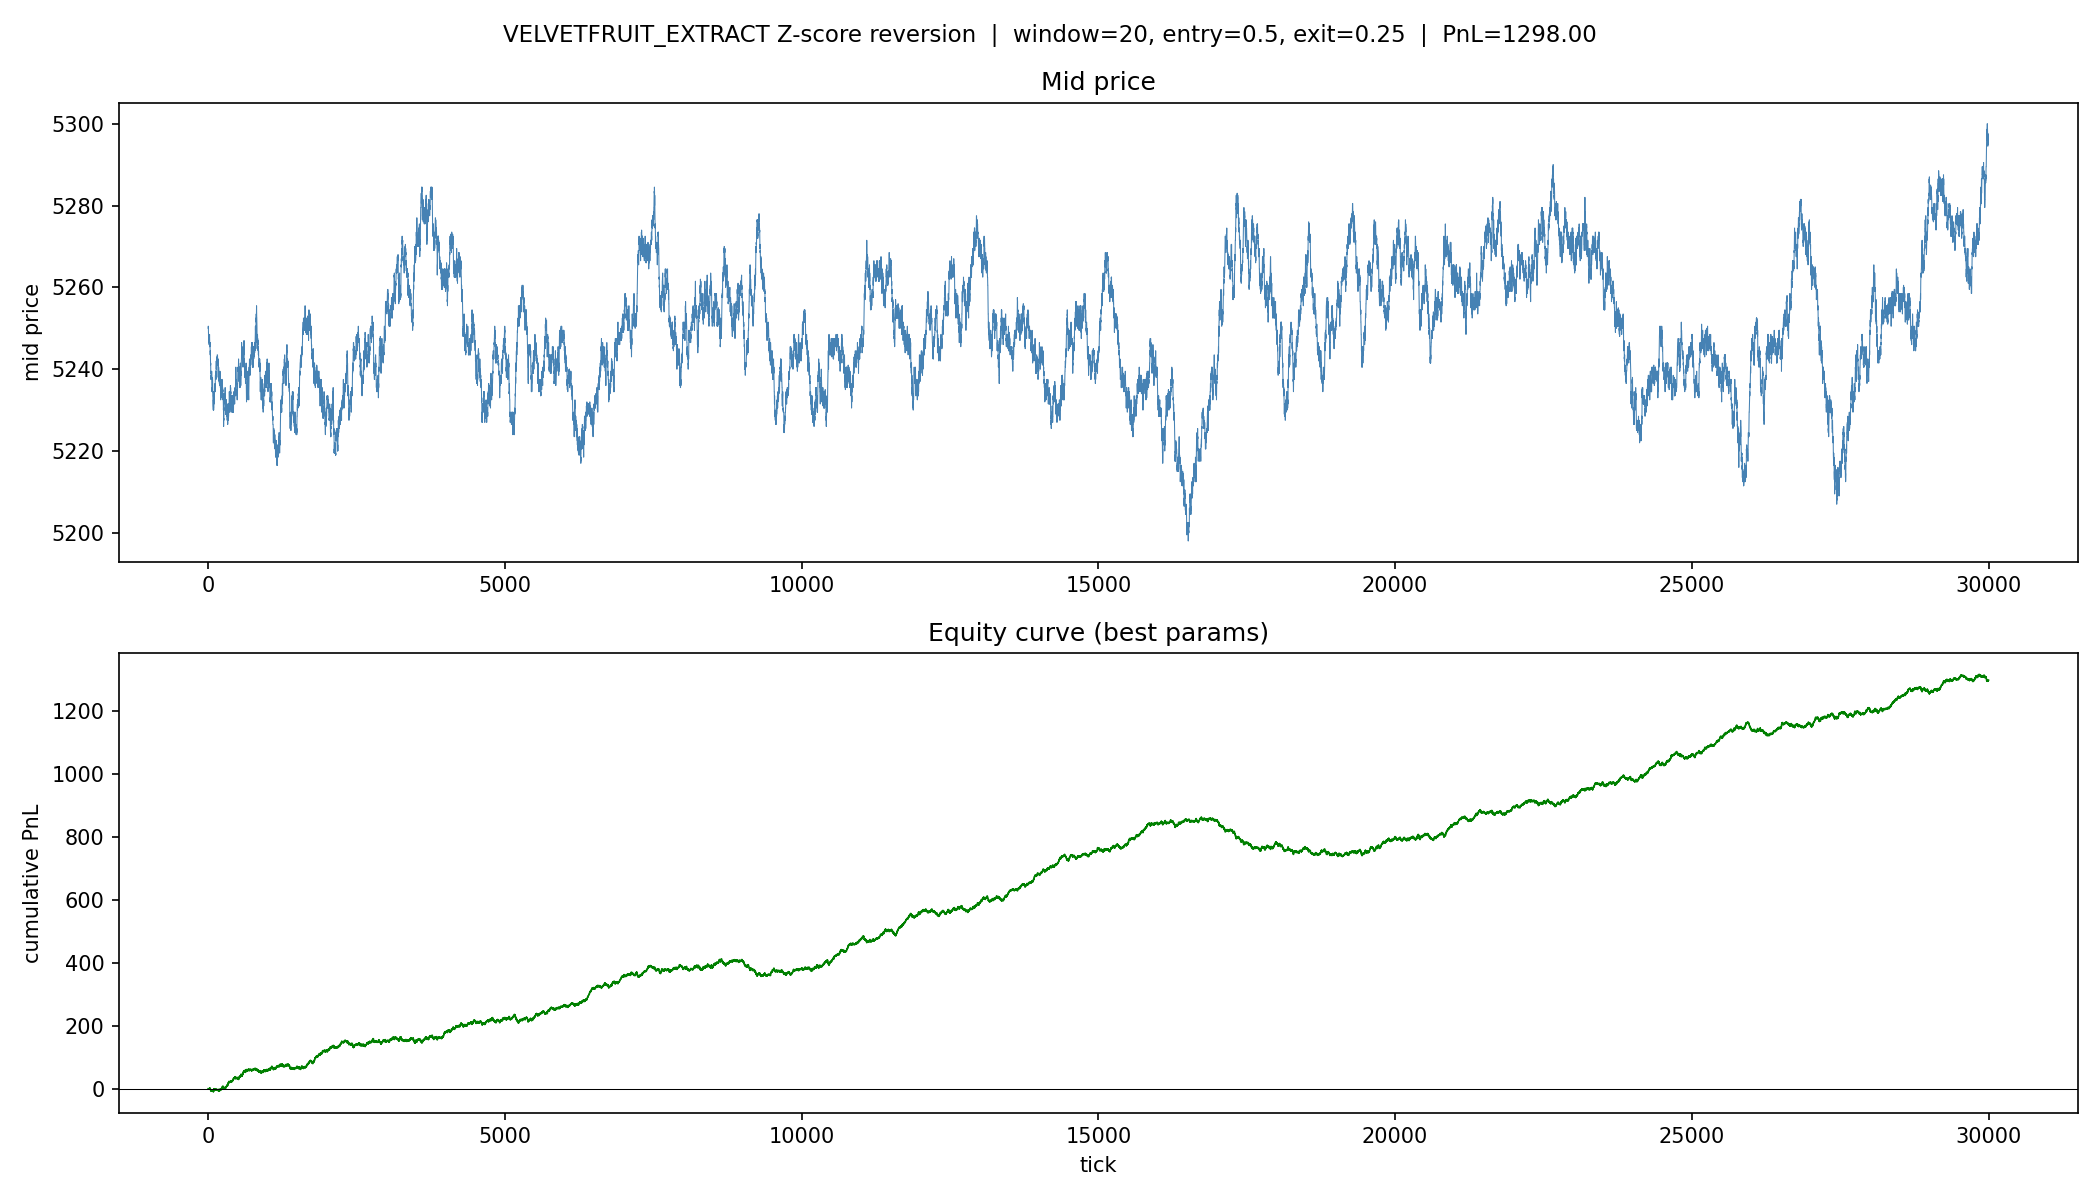

The script that saved this image:
import numpy as np
import pandas as pd
import matplotlib.pyplot as plt
from pathlib import Path
from itertools import product as iproduct

DATA_DIR = Path(__file__).parent.parent / "data"
PRICE_FILES = sorted(DATA_DIR.glob("prices_round_3_day_*.csv"))


def load() -> np.ndarray:
    dfs = []
    for f in PRICE_FILES:
        df = pd.read_csv(f, sep=";")
        dfs.append(df[df["product"] == "VELVETFRUIT_EXTRACT"])
    data = pd.concat(dfs, ignore_index=True)
    data = data.sort_values(["day", "timestamp"]).reset_index(drop=True)
    return data["mid_price"].values


def simulate(prices, window, entry, exit_z, max_pos=1):
    """
    Z-score mean reversion sim.
    Buy when z < -entry, sell short when z > entry.
    Close when z crosses exit_z toward 0.
    Returns total PnL.
    """
    n = len(prices)
    pnl = 0.0
    position = 0   # +1 long, -1 short, 0 flat
    entry_price = 0.0

    for i in range(window, n):
        window_prices = prices[i - window:i]
        mu = window_prices.mean()
        sigma = window_prices.std()
        if sigma < 1e-9:
            continue
        z = (prices[i] - mu) / sigma

        if position == 0:
            if z < -entry:
                position = 1
                entry_price = prices[i]
            elif z > entry:
                position = -1
                entry_price = prices[i]
        elif position == 1:
            if z >= -exit_z:
                pnl += prices[i] - entry_price
                position = 0
        elif position == -1:
            if z <= exit_z:
                pnl += entry_price - prices[i]
                position = 0

    # close any open position at end
    if position == 1:
        pnl += prices[-1] - entry_price
    elif position == -1:
        pnl += entry_price - prices[-1]

    return pnl


def grid_search(prices):
    windows = [20, 50, 100, 200, 400]
    entries = [0.5, 1.0, 1.5, 2.0, 2.5, 3.0]
    exits   = [0.0, 0.1, 0.25, 0.5]

    results = []
    for w, en, ex in iproduct(windows, entries, exits):
        if ex >= en:
            continue
        p = simulate(prices, w, en, ex)
        results.append((p, w, en, ex))

    results.sort(reverse=True)
    return results


def equity_curve(prices, window, entry, exit_z):
    n = len(prices)
    equity = []
    pnl = 0.0
    position = 0
    entry_price = 0.0

    for i in range(n):
        if i >= window:
            window_prices = prices[i - window:i]
            mu = window_prices.mean()
            sigma = window_prices.std()
            if sigma > 1e-9:
                z = (prices[i] - mu) / sigma
                if position == 0:
                    if z < -entry:
                        position = 1
                        entry_price = prices[i]
                    elif z > entry:
                        position = -1
                        entry_price = prices[i]
                elif position == 1:
                    if z >= -exit_z:
                        pnl += prices[i] - entry_price
                        position = 0
                elif position == -1:
                    if z <= exit_z:
                        pnl += entry_price - prices[i]
                        position = 0
        mark = 0.0
        if position == 1:
            mark = prices[i] - entry_price
        elif position == -1:
            mark = entry_price - prices[i]
        equity.append(pnl + mark)

    return np.array(equity)


def main():
    prices = load()
    print(f"Loaded {len(prices)} ticks")

    results = grid_search(prices)

    print("\nTop 10 parameter sets:")
    print(f"{'PnL':>10}  {'window':>8}  {'entry_z':>8}  {'exit_z':>8}")
    for pnl, w, en, ex in results[:10]:
        print(f"{pnl:10.2f}  {w:8d}  {en:8.2f}  {ex:8.2f}")

    best_pnl, best_w, best_en, best_ex = results[0]
    print(f"\nBest: window={best_w}, entry={best_en}, exit={best_ex}, PnL={best_pnl:.2f}")

    eq = equity_curve(prices, best_w, best_en, best_ex)

    fig, axes = plt.subplots(2, 1, figsize=(14, 8))
    fig.suptitle(
        f"VELVETFRUIT_EXTRACT Z-score reversion  |  window={best_w}, entry={best_en}, exit={best_ex}  |  PnL={best_pnl:.2f}",
        fontsize=11
    )

    axes[0].plot(prices, linewidth=0.5, color="steelblue")
    axes[0].set_ylabel("mid price")
    axes[0].set_title("Mid price")

    axes[1].plot(eq, linewidth=0.8, color="green")
    axes[1].axhline(0, color="black", linewidth=0.5)
    axes[1].set_ylabel("cumulative PnL")
    axes[1].set_xlabel("tick")
    axes[1].set_title("Equity curve (best params)")

    plt.tight_layout()
    plt.savefig(Path(__file__).parent / "velvetfruit_zscore.png", dpi=150)
    plt.show()


if __name__ == "__main__":
    main()
